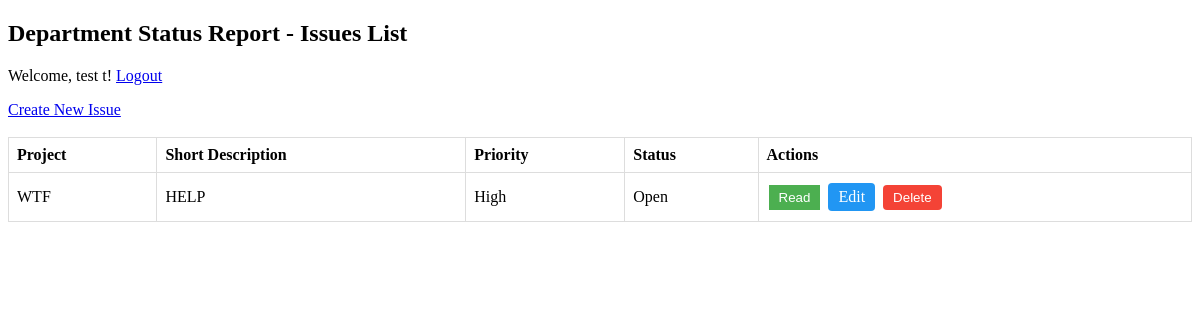
Before: /issues_list.php (signed in) with the older database file.
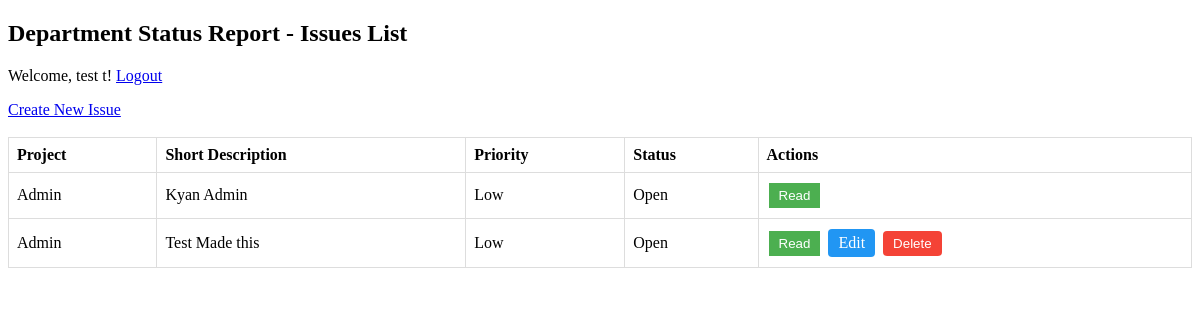
After: the same page with the newer database file.
### tables this page shows
CREATE TABLE `iss_issues` (
  `id` int(11) NOT NULL,
  `short_desc` varchar(255) NOT NULL,
  `long_desc` text NOT NULL,
  `open_date` date NOT NULL,
  `close_date` date NOT NULL,
  `priority` varchar(255) NOT NULL,
  `org` varchar(255) NOT NULL,
  `project` varchar(255) NOT NULL,
  `per_id` int(11) NOT NULL,
  `status` enum('Open','In Progress','Resolved') DEFAULT 'Open'
);

### issues_list.php (the view, shortened to what this page needs)
<?php
$is_admin = ($_SESSION['user_admin'] === 'Yes');
require 'database.php';
$query = "SELECT i.*, p.fname, p.lname
          FROM iss_issues i
          JOIN iss_persons p ON i.per_id = p.id
          ORDER BY i.project";
$result = $conn->query($query);
?>
<!DOCTYPE html>
<html>
<head>
    <link rel="stylesheet" href="issues_list.css">
</head>
<body>
    <h2>Department Status Report - Issues List</h2>
    <p>Welcome, <?php echo htmlspecialchars($_SESSION['user_name']); ?>! <a href="login.php">Logout</a></p>
    <a href="create_issues.php">Create New Issue</a><br><br>
    <table>
        <tr>
            <th>Project</th>
            <th>Short Description</th>
            <th>Priority</th>
            <th>Status</th>
            <th>Actions</th>
        </tr>
        <?php while ($row = $result->fetch_assoc()) { ?>
            <tr>
                <td><?php echo htmlspecialchars($row['project']); ?></td>
                <td><?php echo htmlspecialchars($row['short_desc']); ?></td>
                <td><?php echo htmlspecialchars($row['priority']); ?></td>
                <td><?php echo htmlspecialchars($row['status']); ?></td>
                <td>
                    <button class="action-btn read-btn" onclick="showIssueDetails(
                        '<?php echo htmlspecialchars($row['short_desc']); ?>',
                        '<?php echo htmlspecialchars($row['long_desc']); ?>',
                        '<?php echo htmlspecialchars($row['project']); ?>',
                        '<?php echo htmlspecialchars($row['priority']); ?>',
                        '<?php echo htmlspecialchars($row['fname'] . ' ' . $row['lname']); ?>',
                        '<?php echo htmlspecialchars($row['open_date']); ?>',
                        '<?php echo htmlspecialchars($row['status']); ?>',
                        '<?php echo $row['close_date'] ? htmlspecialchars($row['close_date']) : 'Not resolved yet'; ?>',
                        '<?php echo $row['id']; ?>'
                    )">Read</button>
                    <?php if ($is_admin || $row['per_id'] == $_SESSION['user_id']): ?>
                        <a href="edit_issue.php?id=<?php echo $row['id']; ?>" class="action-btn edit-btn">Edit</a>
                        <form method="post" style="display:inline;">
                            <button type="submit" class="action-btn delete-btn" onclick="return confirm('Are you sure you want to delete this issue?')">Delete</button>
                        </form>
                    <?php endif; ?>
                </td>
            </tr>
        <?php } ?>
    </table>
</body>
</html>

### issues_list.css (style rules this page uses)
table { width: 100%; border-collapse: collapse; }
th, td { padding: 8px; border: 1px solid #ddd; text-align: left; }
.action-btn { padding: 5px 10px; margin: 2px; cursor: pointer; }
.read-btn { background-color: #4CAF50; color: white; border: none; }
.edit-btn { background-color: #2196F3; color: white; text-decoration: none; padding: 5px 10px; border-radius: 4px; display: inline-block; }
.delete-btn { background-color: #f44336; color: white; border: none; padding: 5px 10px; border-radius: 4px; cursor: pointer; }

Changed rows visible on the page:
removed iss_issues: project "WTF", short_desc "HELP", priority "High", status "Open"
added iss_issues: project "Admin", short_desc "Kyan Admin", priority "Low", status "Open"
added iss_issues: project "Admin", short_desc "Test Made this", priority "Low", status "Open"
